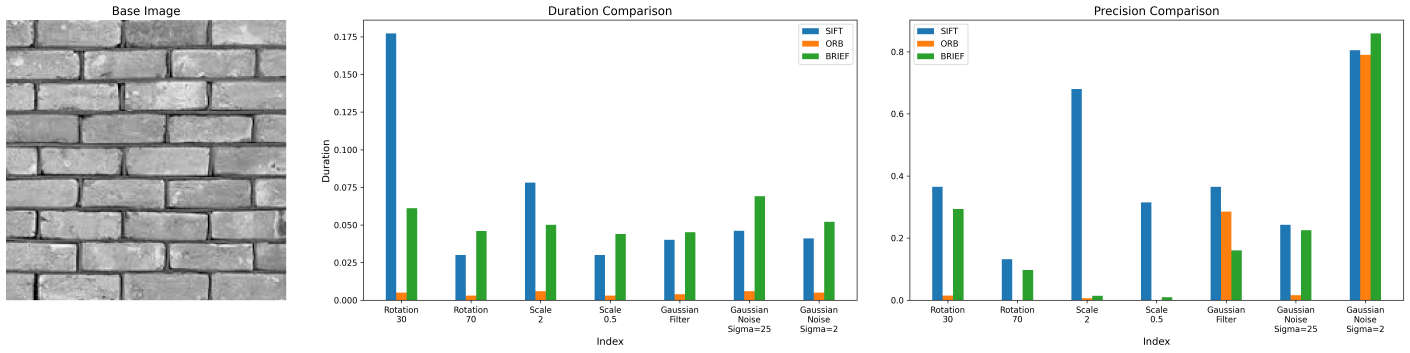
#> input picture comparison_results_descriptors/comparison_plot_bricks.png, 7047 x 1764 px, given as the content of the folder ./images, which was not available (shown at 1/5 size)
$ python main.py
#> lines starting #> are read from the running program, lines starting #| are printed output that depends on the picture
### detectors_comparison.py
from copy import deepcopy
from os import listdir
from os.path import isfile, join

import cv2
import numpy as np
from matplotlib import pyplot as plt

# Importing functions to get results from different feature detectors
from fast_detector import get_fast_results
from harris_corner_detector import get_harris_corner_results
from orb_detector import get_orb_results
from sift_detector import get_sift_results

# Order of transformations for displaying in plots
ALGORITHMS_ORDER = ["Rotation\n30", "Rotation\n70", "Scale\n2", "Scale\n0.5", "Gaussian\nFilter",
                    "Gaussian\nNoise\nSigma=25", "Gaussian\nNoise\nSigma=2"]

# Initial structure to store results (repeatability, duration, localization error) for each transformation
TRANSFORMATIONS_VALUES = [{'repeatability': 0, "duration": 0, "localization_error": 0},
                          {'repeatability': 0, "duration": 0, "localization_error": 0},
                          {'repeatability': 0, "duration": 0, "localization_error": 0},
                          {'repeatability': 0, "duration": 0, "localization_error": 0},
                          {'repeatability': 0, "duration": 0, "localization_error": 0},
                          {'repeatability': 0, "duration": 0, "localization_error": 0},
                          {'repeatability': 0, "duration": 0, "localization_error": 0}]

# Dictionary to store cumulative results for each algorithm (ORB, SIFT, FAST, Harris)
ALGS_VALUES = {
    "orb": deepcopy(TRANSFORMATIONS_VALUES),
    "sift": deepcopy(TRANSFORMATIONS_VALUES),
    "fast": deepcopy(TRANSFORMATIONS_VALUES),
    "harris": deepcopy(TRANSFORMATIONS_VALUES),
}


# [27 lines left out: function update_total_values_dict, not called in this run]


def compare_and_show_results(image_path, show_image=True):
    """
    Compares the results of four feature detectors (ORB, SIFT, FAST, Harris) for a given image.
    Displays bar plots for duration, repeatability, and localization error, and saves the plots.

    Parameters:
    - image_path: Path to the input image to be processed.
    - show_image: Boolean to determine whether to display the image in the plot.
    """
#> called with image_path = './images/comparison_plot_bricks.png', show_image = False
    # Read the image in grayscale
    image_obj = cv2.imread(image_path, cv2.IMREAD_GRAYSCALE)
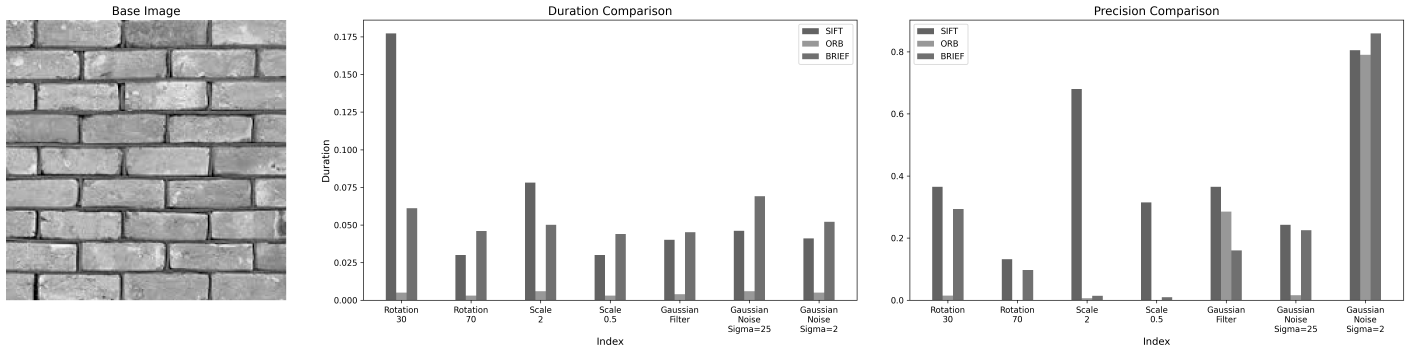
#> image_obj: shape (1764, 7047) (shown at 1/5 size); min 0, max 255, mean 227.1

    # Get feature detection results for each detector
    sift = get_sift_results(image_obj)
    fast = get_fast_results(image_obj)
    harris = get_harris_corner_results(image_obj)
    orb = get_orb_results(image_obj)

    # Update cumulative results with current image's data
    update_total_values_dict(orb, sift, fast, harris)

    # Prepare data for plotting
    lists = [sift, orb, harris, fast]
    algorithms = ['SIFT', 'ORB', 'HARRIS', 'FAST']

    # Indices for comparing results
    indices = range(len(sift))

    # Keys for the metrics to compare: 'duration', 'localization_error', 'repeatability'
    keys = ['duration', 'localization_error', 'repeatability']

    # Create the figure with subplots for each metric and image
    fig = plt.figure(figsize=(24, 6))
    gs = fig.add_gridspec(1, 4, width_ratios=[1, 1.5, 1.5, 1.5])

    # Subplot for displaying the base image
    ax_img = fig.add_subplot(gs[0])
    ax_img.imshow(image_obj, cmap='gray')
    ax_img.set_title('Base Image', fontsize=14)
    ax_img.axis('off')

    # Create subplots for each metric (duration, repeatability, localization error)
    axes = [fig.add_subplot(gs[i + 1]) for i in range(len(keys))]

    bar_width = 0.15  # Width of bars in the bar charts

    for i, key in enumerate(keys):
        # Extract the metric values for each detector and each index
        data = [[lst[idx][key] for lst in lists] for idx in indices]

        # Plot the data as a grouped bar chart
        x = np.arange(len(indices))  # X positions for bars
        ax = axes[i]  # Current subplot
        for j, algorithm in enumerate(algorithms):
            values = [data[idx][j] for idx in range(len(indices))]
            ax.bar(x + j * bar_width, values, width=bar_width, label=algorithm)

        # Customize the subplot with titles, labels, and legends
        ax.set_title(f'{key.capitalize()} Comparison', fontsize=14)
        ax.set_xlabel('Index', fontsize=12)
        ax.set_xticks(x + bar_width * (len(algorithms) / 2 - 0.5))  # Center tick labels
        ax.set_xticklabels([ALGORITHMS_ORDER[i] for i in indices])
        if i == 0:  # Add y-label only for the first subplot (duration)
            ax.set_ylabel(key.capitalize(), fontsize=12)
        ax.legend()

    # Adjust layout to avoid overlap
    plt.tight_layout()

    # Save the plot with comparison results
    image_name = image_path.replace("./images/", "").replace(".png", "").replace(".jpg", "")
    output_path = f"./comparison_results_detectors/comparison_plot_{image_name}.png"
    plt.savefig(output_path, format='png', dpi=300, bbox_inches='tight')

    # Optionally show the plot
    if show_image:
        plt.show()


# [75 lines left out: function save_summary_run_plot, not called in this run]


def compare_images():
    """
    Main function to iterate over all images in the 'images' directory, run the feature detectors,
    and save comparison plots. After processing all images, a summary plot is saved.
    """
    print("Starting to run detectors experiment")
    dir_path = "./images"
    images_names = [f for f in listdir(dir_path) if isfile(join(dir_path, f))]
    for image in images_names:
        print(f"Starting process image: {image}")
        compare_and_show_results(f'./images/{image}', show_image=False)

    # Save the summary comparison plot after processing all images
    save_summary_run_plot()

### transformations.py
import time

import cv2
import numpy as np


def calculate_function_and_duration(func, *args, **kwargs):
    start_time = time.time()
    repeatability, localization_error = func(*args, **kwargs)
    duration = time.time() - start_time
    return {
        "repeatability": repeatability,
        "localization_error": localization_error,
        "duration": duration
    }


# [207 lines left out: functions calculate_descriptor_function_and_duration, apply_rotation, apply_transformation, compute_repeatability, compute_localization_error, get_rotation_matrix and 6 more, not called in this run]

### sift_detector.py
import cv2
import numpy as np
from transformations import compute_repeatability, compute_localization_error, apply_rotation, get_rotation_matrix, \
    apply_transformation, calculate_function_and_duration, scale_keypoints, scale_image, \
    apply_gaussian_to_filtered_keypoints, apply_gaussian_filter, add_gaussian_noise_to_keypoints, add_gaussian_noise


def get_sift_rotation_comparison(img, angle):
    """
    Compares SIFT keypoints from an image before and after rotation.

    Parameters:
    - img: Input image (NumPy array).
    - angle: Rotation angle in degrees.

    Returns:
    - repeatability: The repeatability score of keypoints.
    - localization_error: The localization error score of keypoints.
    """
    sift = cv2.SIFT_create()

#> (the run stopped early here; a loop or call above may not have finished)

$ run again, on comparison_results_descriptors/comparison_plot_dog.png
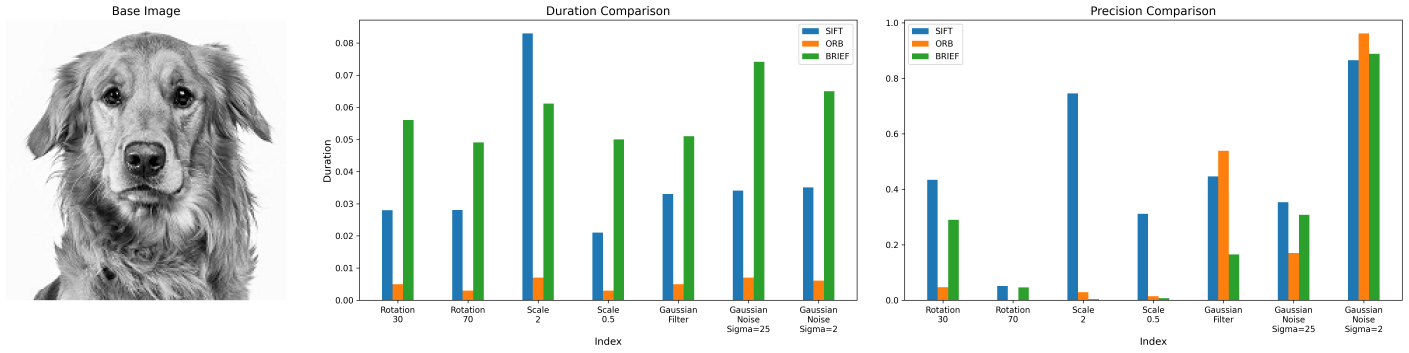
#> input picture comparison_results_descriptors/comparison_plot_dog.png, 7041 x 1764 px, given as the content of the folder ./images, which was not available (shown at 1/5 size)
#> in compare_and_show_results, `image_obj = cv2.imread(image_path, cv2.IMREAD_GRAYSCALE)`:
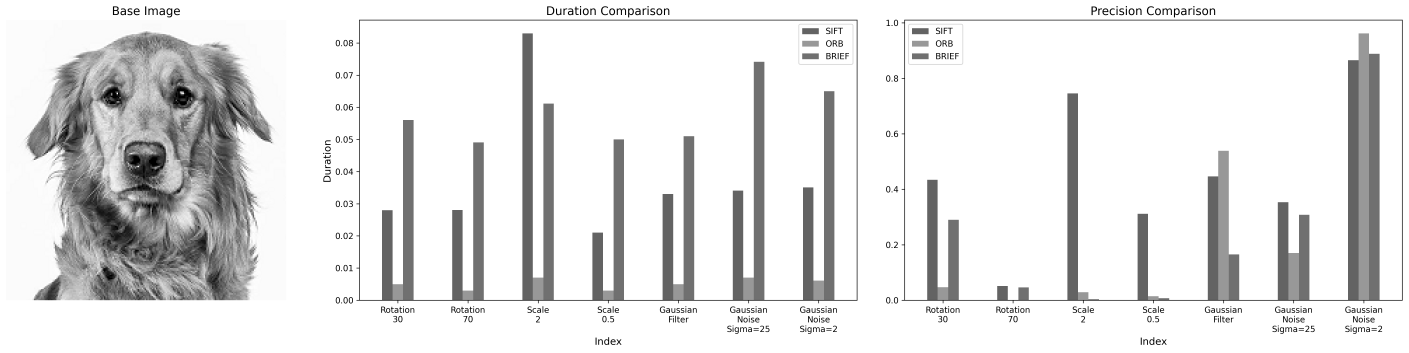
#> image_obj: shape (1764, 7041) (shown at 1/5 size); min 0, max 255, mean 227.5

$ run again, on comparison_results_descriptors/comparison_plot_fruits.png
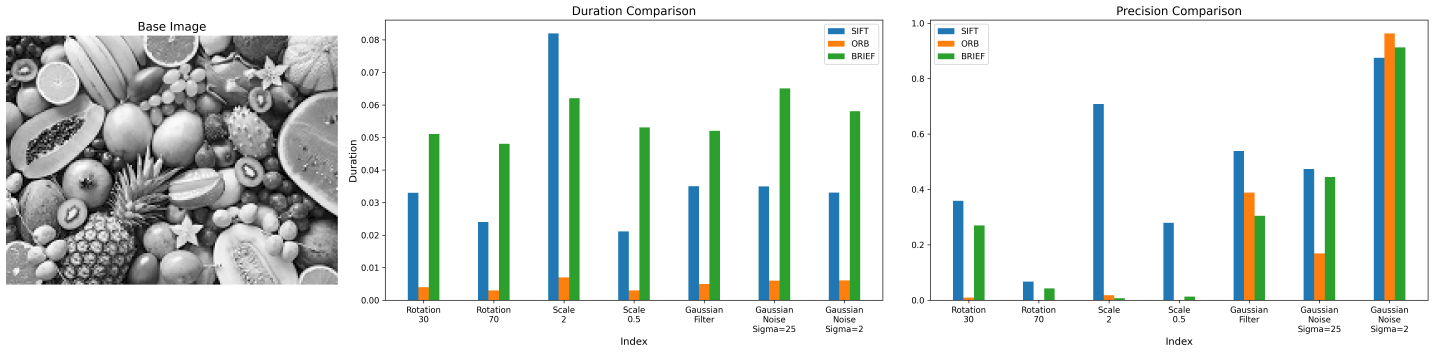
#> input picture comparison_results_descriptors/comparison_plot_fruits.png, 7170 x 1764 px, given as the content of the folder ./images, which was not available (shown at 1/5 size)
#> in compare_and_show_results, `image_obj = cv2.imread(image_path, cv2.IMREAD_GRAYSCALE)`:
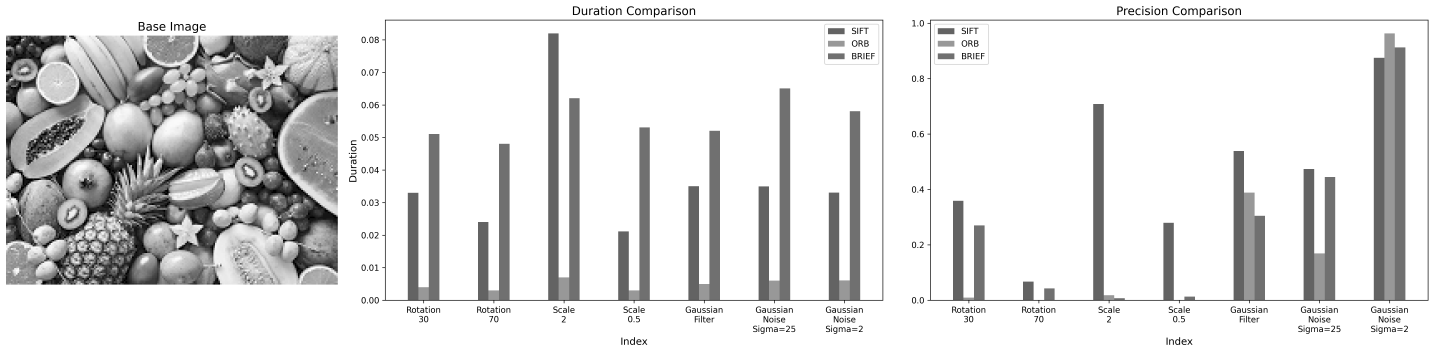
#> image_obj: shape (1764, 7170) (shown at 1/5 size); min 0, max 255, mean 221.3

$ run again, on comparison_results_descriptors/comparison_plot_green_land.png
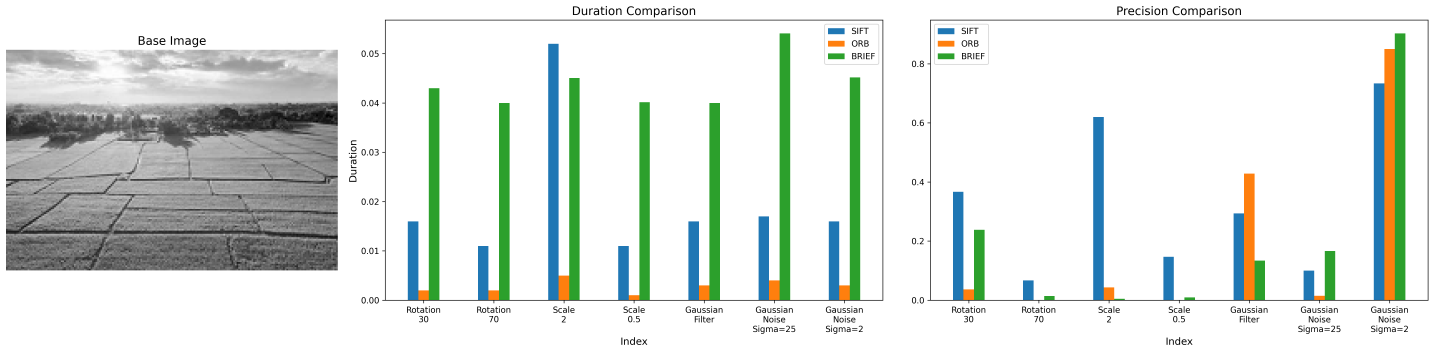
#> input picture comparison_results_descriptors/comparison_plot_green_land.png, 7170 x 1764 px, given as the content of the folder ./images, which was not available (shown at 1/5 size)
#> in compare_and_show_results, `image_obj = cv2.imread(image_path, cv2.IMREAD_GRAYSCALE)`:
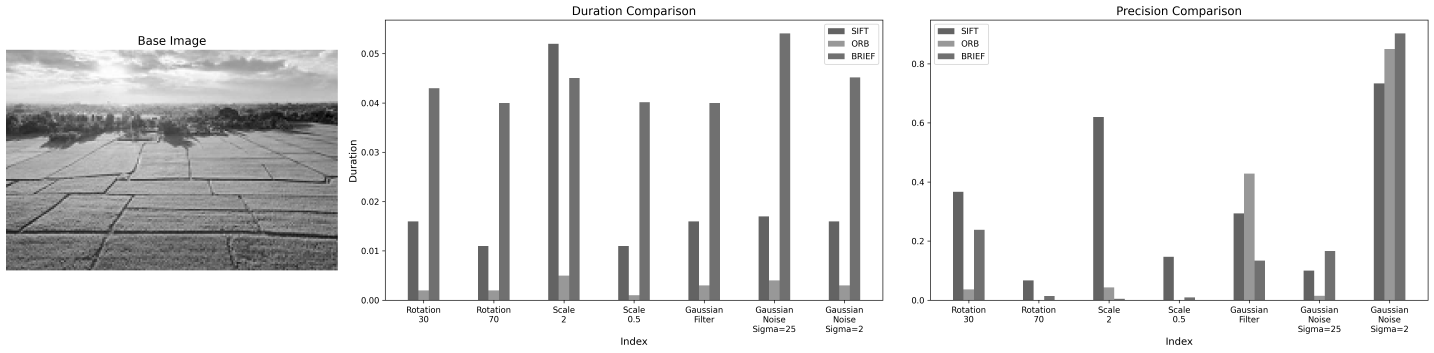
#> image_obj: shape (1764, 7170) (shown at 1/5 size); min 0, max 255, mean 225.3
